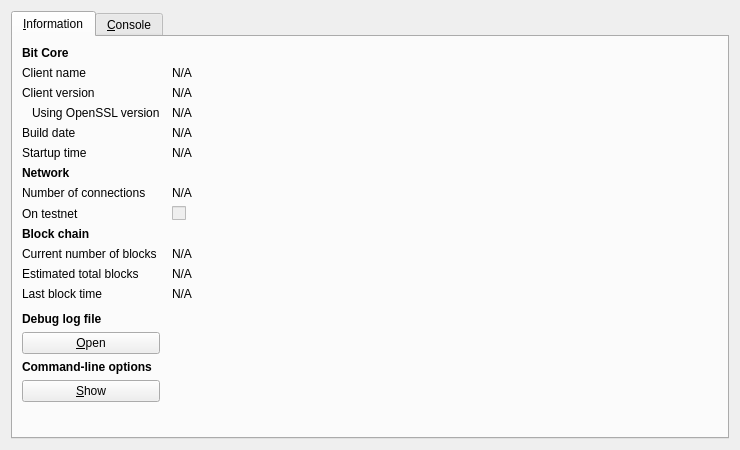
<?xml version="1.0" encoding="UTF-8"?>
<ui version="4.0">
 <class>RPCConsole</class>
 <widget class="QDialog" name="RPCConsole">
  <property name="geometry">
   <rect>
    <x>0</x>
    <y>0</y>
    <width>740</width>
    <height>450</height>
   </rect>
  </property>
  <property name="windowTitle">
   <string>Bit - Debug window</string>
  </property>
  <layout class="QVBoxLayout" name="verticalLayout_2">
   <item>
    <widget class="QTabWidget" name="tabWidget">
     <property name="currentIndex">
      <number>0</number>
     </property>
     <widget class="QWidget" name="tab_info">
      <attribute name="title">
       <string>&amp;Information</string>
      </attribute>
      <layout class="QGridLayout" name="gridLayout" columnstretch="0,1">
       <property name="horizontalSpacing">
        <number>12</number>
       </property>
       <item row="0" column="0">
        <widget class="QLabel" name="label_9">
         <property name="font">
          <font>
           <weight>75</weight>
           <bold>true</bold>
          </font>
         </property>
         <property name="text">
          <string>Bit Core</string>
         </property>
        </widget>
       </item>
       <item row="1" column="0">
        <widget class="QLabel" name="label_5">
         <property name="text">
          <string>Client name</string>
         </property>
        </widget>
       </item>
       <item row="1" column="1">
        <widget class="QLabel" name="clientName">
         <property name="cursor">
          <cursorShape>IBeamCursor</cursorShape>
         </property>
         <property name="text">
          <string>N/A</string>
         </property>
         <property name="textFormat">
          <enum>Qt::PlainText</enum>
         </property>
         <property name="textInteractionFlags">
          <set>Qt::LinksAccessibleByMouse|Qt::TextSelectableByKeyboard|Qt::TextSelectableByMouse</set>
         </property>
        </widget>
       </item>
       <item row="2" column="0">
        <widget class="QLabel" name="label_6">
         <property name="text">
          <string>Client version</string>
         </property>
        </widget>
       </item>
       <item row="2" column="1">
        <widget class="QLabel" name="clientVersion">
         <property name="cursor">
          <cursorShape>IBeamCursor</cursorShape>
         </property>
         <property name="text">
          <string>N/A</string>
         </property>
         <property name="textFormat">
          <enum>Qt::PlainText</enum>
         </property>
         <property name="textInteractionFlags">
          <set>Qt::LinksAccessibleByMouse|Qt::TextSelectableByKeyboard|Qt::TextSelectableByMouse</set>
         </property>
        </widget>
       </item>
       <item row="3" column="0">
        <widget class="QLabel" name="label_14">
         <property name="text">
          <string>Using OpenSSL version</string>
         </property>
         <property name="indent">
          <number>10</number>
         </property>
        </widget>
       </item>
       <item row="3" column="1">
        <widget class="QLabel" name="openSSLVersion">
         <property name="cursor">
          <cursorShape>IBeamCursor</cursorShape>
         </property>
         <property name="text">
          <string>N/A</string>
         </property>
         <property name="textFormat">
          <enum>Qt::PlainText</enum>
         </property>
         <property name="textInteractionFlags">
          <set>Qt::LinksAccessibleByMouse|Qt::TextSelectableByKeyboard|Qt::TextSelectableByMouse</set>
         </property>
        </widget>
       </item>
       <item row="4" column="0">
        <widget class="QLabel" name="label_12">
         <property name="text">
          <string>Build date</string>
         </property>
        </widget>
       </item>
       <item row="4" column="1">
        <widget class="QLabel" name="buildDate">
         <property name="cursor">
          <cursorShape>IBeamCursor</cursorShape>
         </property>
         <property name="text">
          <string>N/A</string>
         </property>
         <property name="textFormat">
          <enum>Qt::PlainText</enum>
         </property>
         <property name="textInteractionFlags">
          <set>Qt::LinksAccessibleByMouse|Qt::TextSelectableByKeyboard|Qt::TextSelectableByMouse</set>
         </property>
        </widget>
       </item>
       <item row="5" column="0">
        <widget class="QLabel" name="label_13">
         <property name="text">
          <string>Startup time</string>
         </property>
        </widget>
       </item>
       <item row="5" column="1">
        <widget class="QLabel" name="startupTime">
         <property name="cursor">
          <cursorShape>IBeamCursor</cursorShape>
         </property>
         <property name="text">
          <string>N/A</string>
         </property>
         <property name="textFormat">
          <enum>Qt::PlainText</enum>
         </property>
         <property name="textInteractionFlags">
          <set>Qt::LinksAccessibleByMouse|Qt::TextSelectableByKeyboard|Qt::TextSelectableByMouse</set>
         </property>
        </widget>
       </item>
       <item row="6" column="0">
        <widget class="QLabel" name="label_11">
         <property name="font">
          <font>
           <weight>75</weight>
           <bold>true</bold>
          </font>
         </property>
         <property name="text">
          <string>Network</string>
         </property>
        </widget>
       </item>
       <item row="7" column="0">
        <widget class="QLabel" name="label_7">
         <property name="text">
          <string>Number of connections</string>
         </property>
        </widget>
       </item>
       <item row="7" column="1">
        <widget class="QLabel" name="numberOfConnections">
         <property name="cursor">
          <cursorShape>IBeamCursor</cursorShape>
         </property>
         <property name="text">
          <string>N/A</string>
         </property>
         <property name="textFormat">
          <enum>Qt::PlainText</enum>
         </property>
         <property name="textInteractionFlags">
          <set>Qt::LinksAccessibleByMouse|Qt::TextSelectableByKeyboard|Qt::TextSelectableByMouse</set>
         </property>
        </widget>
       </item>
       <item row="8" column="0">
        <widget class="QLabel" name="label_8">
         <property name="text">
          <string>On testnet</string>
         </property>
        </widget>
       </item>
       <item row="8" column="1">
        <widget class="QCheckBox" name="isTestNet">
         <property name="enabled">
          <bool>false</bool>
         </property>
         <property name="text">
          <string/>
         </property>
        </widget>
       </item>
       <item row="9" column="0">
        <widget class="QLabel" name="label_10">
         <property name="font">
          <font>
           <weight>75</weight>
           <bold>true</bold>
          </font>
         </property>
         <property name="text">
          <string>Block chain</string>
         </property>
        </widget>
       </item>
       <item row="10" column="0">
        <widget class="QLabel" name="label_3">
         <property name="text">
          <string>Current number of blocks</string>
         </property>
        </widget>
       </item>
       <item row="10" column="1">
        <widget class="QLabel" name="numberOfBlocks">
         <property name="cursor">
          <cursorShape>IBeamCursor</cursorShape>
         </property>
         <property name="text">
          <string>N/A</string>
         </property>
         <property name="textFormat">
          <enum>Qt::PlainText</enum>
         </property>
         <property name="textInteractionFlags">
          <set>Qt::LinksAccessibleByMouse|Qt::TextSelectableByKeyboard|Qt::TextSelectableByMouse</set>
         </property>
        </widget>
       </item>
       <item row="11" column="0">
        <widget class="QLabel" name="label_4">
         <property name="text">
          <string>Estimated total blocks</string>
         </property>
        </widget>
       </item>
       <item row="11" column="1">
        <widget class="QLabel" name="totalBlocks">
         <property name="cursor">
          <cursorShape>IBeamCursor</cursorShape>
         </property>
         <property name="text">
          <string>N/A</string>
         </property>
         <property name="textFormat">
          <enum>Qt::PlainText</enum>
         </property>
         <property name="textInteractionFlags">
          <set>Qt::LinksAccessibleByMouse|Qt::TextSelectableByKeyboard|Qt::TextSelectableByMouse</set>
         </property>
        </widget>
       </item>
       <item row="12" column="0">
        <widget class="QLabel" name="label_2">
         <property name="text">
          <string>Last block time</string>
         </property>
        </widget>
       </item>
       <item row="12" column="1">
        <widget class="QLabel" name="lastBlockTime">
         <property name="cursor">
          <cursorShape>IBeamCursor</cursorShape>
         </property>
         <property name="text">
          <string>N/A</string>
         </property>
         <property name="textFormat">
          <enum>Qt::PlainText</enum>
         </property>
         <property name="textInteractionFlags">
          <set>Qt::LinksAccessibleByMouse|Qt::TextSelectableByKeyboard|Qt::TextSelectableByMouse</set>
         </property>
        </widget>
       </item>
       <item row="13" column="0">
        <spacer name="verticalSpacer_2">
         <property name="orientation">
          <enum>Qt::Vertical</enum>
         </property>
         <property name="sizeHint" stdset="0">
          <size>
           <width>20</width>
           <height>20</height>
          </size>
         </property>
        </spacer>
       </item>
       <item row="14" column="0">
        <widget class="QLabel" name="labelDebugLogfile">
         <property name="font">
          <font>
           <weight>75</weight>
           <bold>true</bold>
          </font>
         </property>
         <property name="text">
          <string>Debug log file</string>
         </property>
        </widget>
       </item>
       <item row="15" column="0">
        <widget class="QPushButton" name="openDebugLogfileButton">
         <property name="toolTip">
          <string>Open the Bit debug log file from the current data directory. This can take a few seconds for large log files.</string>
         </property>
         <property name="text">
          <string>&amp;Open</string>
         </property>
         <property name="autoDefault">
          <bool>false</bool>
         </property>
        </widget>
       </item>
       <item row="16" column="0">
        <widget class="QLabel" name="labelCLOptions">
         <property name="font">
          <font>
           <weight>75</weight>
           <bold>true</bold>
          </font>
         </property>
         <property name="text">
          <string>Command-line options</string>
         </property>
        </widget>
       </item>
       <item row="17" column="0">
        <widget class="QPushButton" name="showCLOptionsButton">
         <property name="toolTip">
          <string>Show the Bit-Qt help message to get a list with possible Bit command-line options.</string>
         </property>
         <property name="text">
          <string>&amp;Show</string>
         </property>
         <property name="autoDefault">
          <bool>false</bool>
         </property>
        </widget>
       </item>
       <item row="18" column="0">
        <spacer name="verticalSpacer">
         <property name="orientation">
          <enum>Qt::Vertical</enum>
         </property>
         <property name="sizeHint" stdset="0">
          <size>
           <width>20</width>
           <height>40</height>
          </size>
         </property>
        </spacer>
       </item>
      </layout>
     </widget>
     <widget class="QWidget" name="tab_console">
      <attribute name="title">
       <string>&amp;Console</string>
      </attribute>
      <layout class="QVBoxLayout" name="verticalLayout_3">
       <property name="spacing">
        <number>3</number>
       </property>
       <item>
        <widget class="QTextEdit" name="messagesWidget">
         <property name="minimumSize">
          <size>
           <width>0</width>
           <height>100</height>
          </size>
         </property>
         <property name="readOnly">
          <bool>true</bool>
         </property>
         <property name="tabKeyNavigation" stdset="0">
          <bool>false</bool>
         </property>
         <property name="columnCount" stdset="0">
          <number>2</number>
         </property>
        </widget>
       </item>
       <item>
        <layout class="QHBoxLayout" name="horizontalLayout">
         <property name="spacing">
          <number>3</number>
         </property>
         <item>
          <widget class="QLabel" name="label">
           <property name="text">
            <string notr="true">&gt;</string>
           </property>
          </widget>
         </item>
         <item>
          <widget class="QLineEdit" name="lineEdit"/>
         </item>
         <item>
          <widget class="QPushButton" name="clearButton">
           <property name="maximumSize">
            <size>
             <width>24</width>
             <height>24</height>
            </size>
           </property>
           <property name="toolTip">
            <string>Clear console</string>
           </property>
           <property name="text">
            <string/>
           </property>
           <property name="icon">
            <iconset resource="../bitcoin.qrc">
             <normaloff>:/icons/remove</normaloff>:/icons/remove</iconset>
           </property>
           <property name="shortcut">
            <string notr="true">Ctrl+L</string>
           </property>
           <property name="autoDefault">
            <bool>false</bool>
           </property>
          </widget>
         </item>
        </layout>
       </item>
      </layout>
     </widget>
    </widget>
   </item>
  </layout>
 </widget>
 <resources>
  <include location="../bitcoin.qrc"/>
 </resources>
 <connections/>
</ui>
